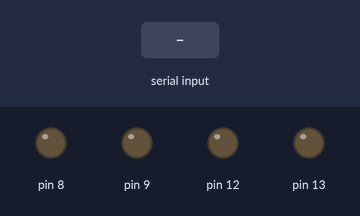
Bench run of a sketch on a simulated Arduino Uno, built with avr-gcc and run on an emulated ATmega328P. On the bench: output pins drawn as LEDs (lit = HIGH). The inputs (shaded band) are chosen by the test bench.

Above: at 1.2 s.
1.3 s: "R" received over Serial
At 2.1 s:
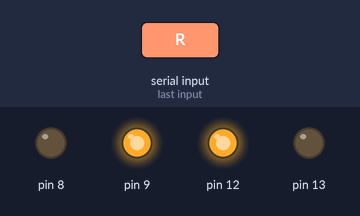
4.3 s: "L" received over Serial
At 4.9 s:
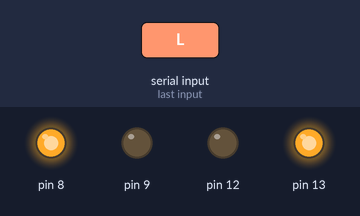
7.3 s: "F" received over Serial
At 8.3 s:
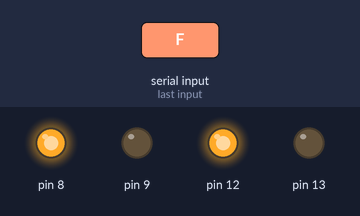
8.8 s: "B" received over Serial
At 9.5 s:
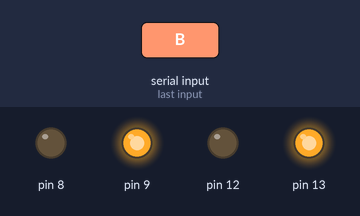
10.3 s: "Z" received over Serial
At 10.6 s:
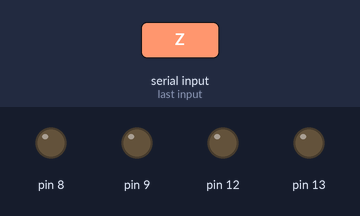
Timing chart, 0 to 12.8 s (numbered marks = the images above; inputs shaded):
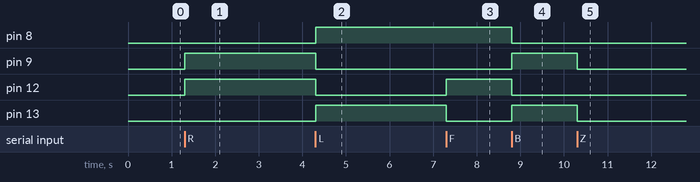

The sketch:

13.bluetooth_robot.ino
```cpp
void fun(int p,int q)
  {
     digitalWrite(12,p);
     digitalWrite(13,!p);

     digitalWrite(8,q);
     digitalWrite(9,!q);
  }


void Stop()
  {
     digitalWrite(13,0);
     digitalWrite(12,0);
     digitalWrite(9,0);
     digitalWrite(8,0);
  }


char x;
void setup()
{
  Serial.begin(9600);
  pinMode(13,OUTPUT);
  pinMode(12,OUTPUT);
  pinMode(9,OUTPUT);
  pinMode(8,OUTPUT);
}

void loop()
{
  while(Serial.available())
   { x=Serial.read();  }


  if(x=='Z')
   {
     Stop();
   }

  else if(x=='R')
   {
     fun(1,0);
     delay(1000);
     Stop();
   }

  else if(x=='L')
  {
     fun(0,1);
     delay(1000);
     Stop();
  }

  else if(x=='F')
  {
     fun(1,1);
  }

  else if(x=='B')
  {
    fun(0,0);
  }

}
```

Measured:
- after the input at 1.3 s, pin 9, pin 12: LOW → HIGH at once
- after the input at 4.3 s, pin 8, pin 13: LOW → HIGH at once; pin 9, pin 12: HIGH → LOW at once
- after the input at 7.3 s, pin 12: LOW → HIGH at once; pin 13: HIGH → LOW at once
- after the input at 8.8 s, pin 8, pin 12: HIGH → LOW at once; pin 9, pin 13: LOW → HIGH at once
- after the input at 10.3 s, pin 9, pin 13: HIGH → LOW at once
